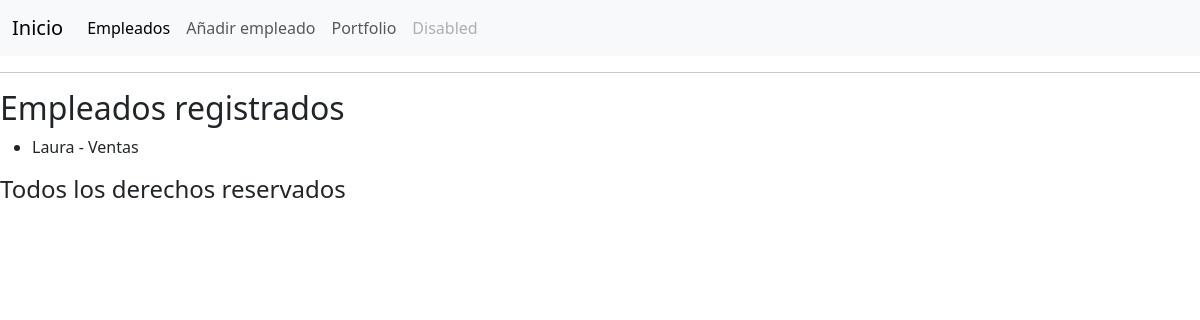
/empleados/, run on an earlier commit of the app's database.
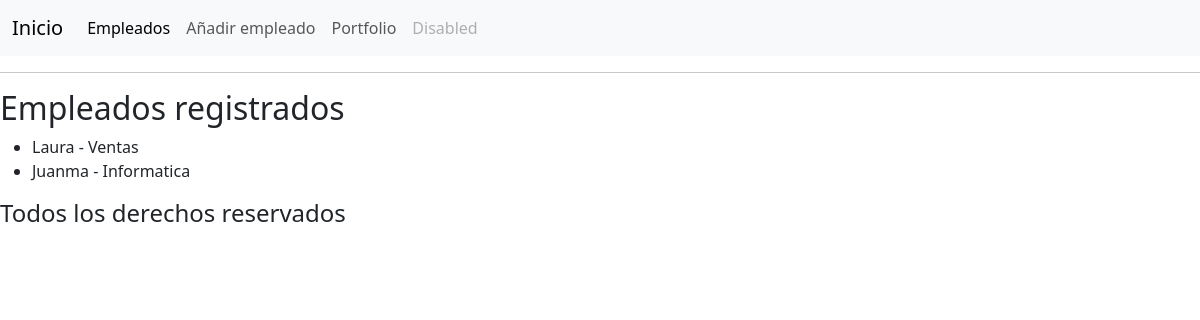
And on a later commit of the database.
### empleados/models.py (models this page shows, shortened)
class Empleado(models.Model):
    nombre = models.CharField(max_length=100)
    email = models.EmailField()
    departamento = models.ForeignKey(Departamento, on_delete=models.CASCADE)

class Departamento(models.Model):
    nombre = models.CharField(max_length=100)

### empleados/views.py (the view)
# urls.py: path('empleados/', views.empleados_list, name='empleados'),
def empleados_list(request):
    empleados = Empleado.objects.select_related('departamento').all()  # Agregué .all()
    return render(request, 'empleados/list.html', {'empleados': empleados})

### empleados/templates/empleados/list.html (shortened to what this page needs)
{% extends 'empleados/base.html' %}
{% block content %}
    <h2>Empleados registrados</h2>
    <ul>
        {% for emp in empleados %}
            <li>{{ emp.nombre }} - {{ emp.departamento.nombre }}</li>
        {% endfor %}
    </ul>
{% endblock %}

What changed in the data, as far as the page shows it:
added Empleado: nombre "Juanma", departamento.nombre "Informatica"
